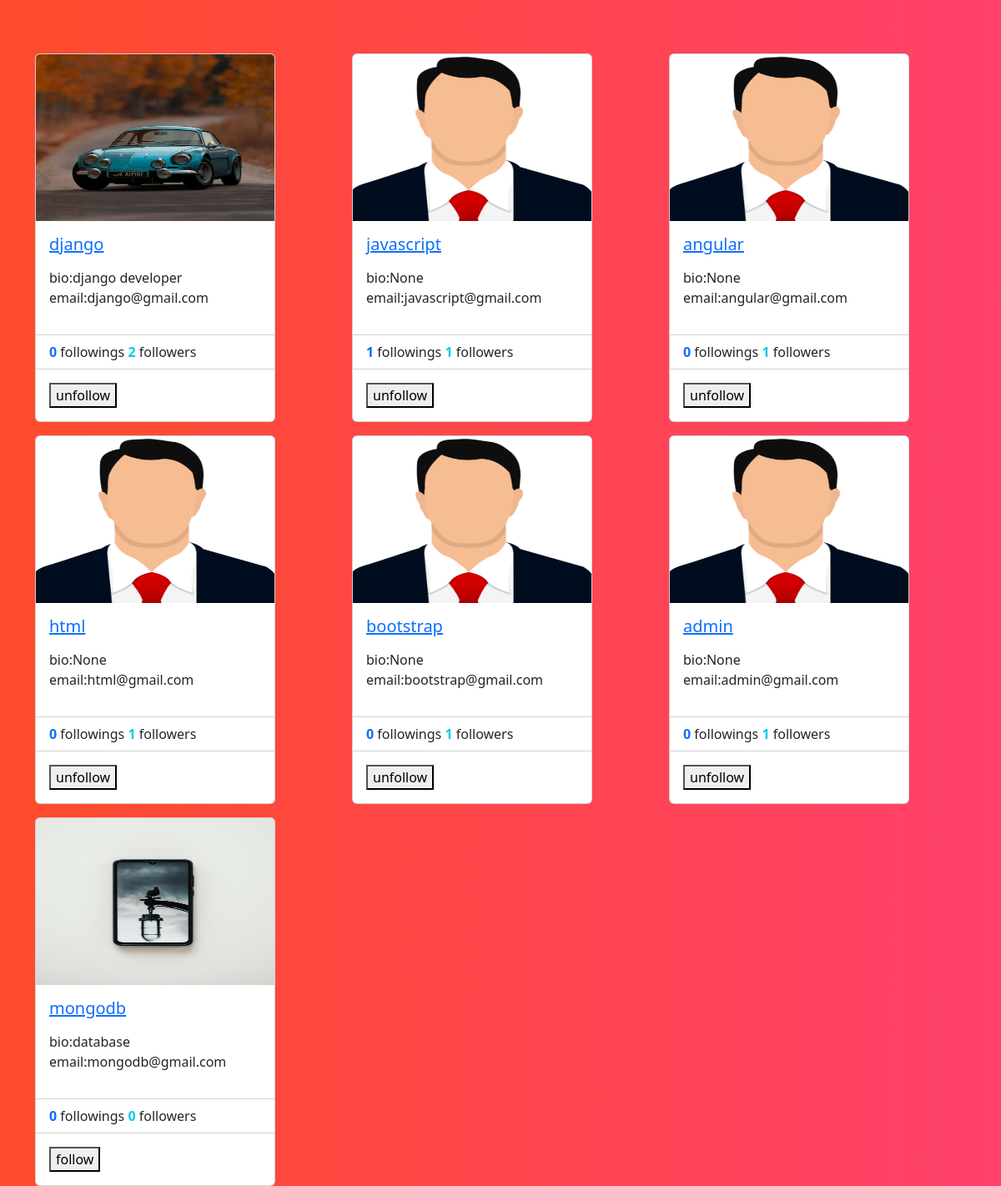
Screenshot of /profile/all (signed in) with the database file from the repository.
### social/models.py (models this page shows)
class UserProfile(models.Model):
    user=models.OneToOneField(User,on_delete=models.CASCADE,related_name="profile")
    address=models.CharField(max_length=200,null=True)
    phone=models.CharField(max_length=200,null=True)
    profile_pic=models.ImageField(upload_to="profilepics",null=True,blank=True)
    dob=models.DateField(null=True)
    bio=models.CharField(max_length=200,null=True)
    following=models.ManyToManyField("self",related_name="followed_by",symmetrical=False,null=True)
    block=models.ManyToManyField("self",related_name="blocked",symmetrical=False,null=True)
    def __str__(self):
        return self.user.username

### social/views.py (the view)
# urls.py: path("profile/all",views.ProfileListView.as_view(),name="profile-list"),
@method_decorator(decs,name="dispatch")
class ProfileListView(View):
    def get(self,request,*args,**kwargs):
        qs=UserProfile.objects.all().exclude(user=request.user)
        return render(request,"profile_list.html",{"data":qs})

### social/templates/profile_list.html (shortened to what this page needs)
<!DOCTYPE html>
{%load static%}
<html lang="en">
<head>
    <link href="https://cdn.jsdelivr.net/npm/bootstrap@5.3.2/dist/css/bootstrap.min.css" rel="stylesheet">
</head>
<body style="background: #FF416C;
background: -webkit-linear-gradient(to right, #FF4B2B, #FF416C);
background: linear-gradient(to right, #FF4B2B, #FF416C);">
<div class="container">
    <div class="row mt-5">
        {%for profile in data%}
            <div class="col-4 mt-3">
                <div class="card" style="width: 18rem;">
                    {%if profile.profile_pic%}
                    <img src="{{profile.profile_pic.url}}" class="card-img-top" alt="..." height="200px">
                    {%else%}
                    <img src="{%static 'social/images/profilepic.png'%}" class="card-img-top" alt="..." height="200px">
                    {%endif%}
                    <div class="card-body">
                      <h5 class="card-title">
                        <a href="{%url 'profile-detail' profile.id%}">{{profile}}</a>
                      </h5>
                      <p class="card-text">
                        <div>
                            bio:{{profile.bio}}
                        </div>
                       <div>
                        email:{{profile.user.email}}
                       </div>
                      </p>
                    </div>
                    <ul class="list-group list-group-flush">
                      <li class="list-group-item">
                       <span class="fw-bold text-primary"> {{profile.following.count}}</span> followings
                       <span class="fw-bold text-info">  {{profile.followed_by.count}}</span> followers
                      </li>
                    </ul>
                    <div class="card-body">
                      <form action="{%url 'follow' profile.id%}" method="post">
                        {%if profile in request.user.profile.following.all %}
                            <button type="submit" name="action" value="unfollow">unfollow</button>
                        {%else%}
                            <button type="submit" name="action" value="follow">follow</button>
                        {%endif%}
                      </form>
                    </div>
                  </div>
            </div>
        {%endfor%}
    </div>
</div>
</body>
</html>

### rows the page displays
UserProfile: profile_pic (picture), user.username "django", bio "django developer", user.email "django@gmail.com", following.count "0", followed_by.count "2", shows "unfollow"
UserProfile: user.username "javascript", bio "None", user.email "javascript@gmail.com", following.count "1", followed_by.count "1", shows "unfollow"
UserProfile: user.username "angular", bio "None", user.email "angular@gmail.com", following.count "0", followed_by.count "1", shows "unfollow"
UserProfile: user.username "html", bio "None", user.email "html@gmail.com", following.count "0", followed_by.count "1", shows "unfollow"
UserProfile: user.username "bootstrap", bio "None", user.email "bootstrap@gmail.com", following.count "0", followed_by.count "1", shows "unfollow"
UserProfile: user.username "admin", bio "None", user.email "admin@gmail.com", following.count "0", followed_by.count "1", shows "unfollow"
UserProfile: profile_pic (picture), user.username "mongodb", bio "database", user.email "mongodb@gmail.com", following.count "0", followed_by.count "0"
